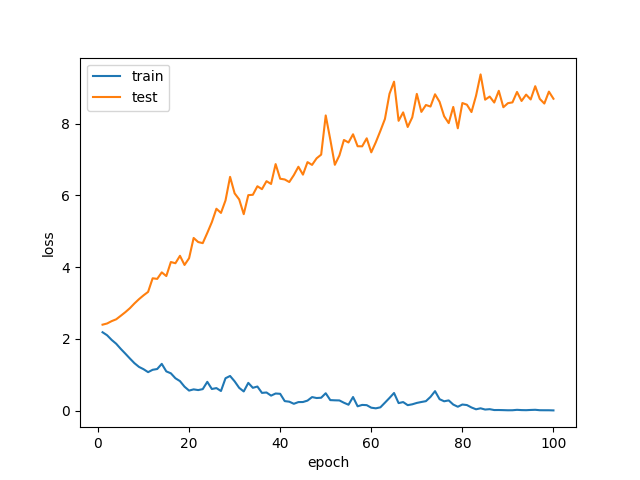

This figure's Python source:
import torch
import torch.nn as nn
import torch.nn.functional as F
import torch.optim as optim
from torch.autograd import Variable
from torch.utils.data.dataset import Dataset
from torch.utils.data import DataLoader
import numpy as np
import matplotlib.pyplot as plt
from torchvision import datasets, transforms


class Data(Dataset):
    def __init__(self, train):
        tmp = datasets.MNIST('./MNIST_data', train=train, download=True,
                            transform=transforms.Compose([
                            transforms.ToTensor(),
                            transforms.Normalize((0.1307,), (0.3081,))
                            ]))
        self._x = []
        self._y = []
        #for i in range(len(tmp)):
        for i in range(1000): # 60000 training data is hard to train, use 1000 instead.
            self._x.append(tmp[i][0])
            
            """ change training data's label to random """
            if (train):
                self._y.append(np.random.randint(10))
            else:
                self._y.append(tmp[i][1])
            
    def __getitem__(self, index):
        return self._x[index], self._y[index]

    def __len__(self):
        return len(self._x)

dset_train = Data(True)
train_loader = DataLoader(dset_train, batch_size=64, num_workers=1)
dset_test = Data(False)
test_loader = DataLoader(dset_test, batch_size=64, num_workers=1)

hidden = 256
class Net(nn.Module):
    def __init__(self):
        super(Net, self).__init__()
        self.fc1 = nn.Linear(1*28*28, hidden)
        self.fc2 = nn.Linear(hidden, hidden)
        self.fc3 = nn.Linear(hidden, 10)

    def forward(self, x):
        x = x.view(-1, 1*28*28)
        x = F.selu(self.fc1(x))
        x = F.selu(self.fc2(x))
        x = self.fc3(x)
        return F.log_softmax(x)

""" initialize """
model = Net()
if torch.cuda.is_available():
    model.cuda()
optimizer = optim.Adam(model.parameters())

def train(epoch):
    model.train()
    for batch_idx, (data, target) in enumerate(train_loader):
        if torch.cuda.is_available():
            data, target = data.cuda(), target.cuda()
        data, target = Variable(data), Variable(target)
        optimizer.zero_grad()
        output = model(data)
        loss = F.nll_loss(output, target)
        loss.backward()
        optimizer.step()


train_loss_plot = []
test_loss_plot = []
epoch_plot = []


def train_loss():
    model.eval()
    train_loss = 0
    for data, target in train_loader:
        if torch.cuda.is_available():
            data, target = data.cuda(), target.cuda()
        data, target = Variable(data, volatile=True), Variable(target)
        output = model(data)
        train_loss += F.nll_loss(output, target, size_average=False).data[0] # sum up batch loss

    train_loss /= len(train_loader.dataset)
    print('\ntrain set: Average loss: {:.4f}\n'.format(train_loss))
    train_loss_plot.append(train_loss)
    model.train()

def test_loss():
    model.eval()
    test_loss = 0
    for data, target in test_loader:
        if torch.cuda.is_available():
            data, target = data.cuda(), target.cuda()
        data, target = Variable(data, volatile=True), Variable(target)
        output = model(data)
        test_loss += F.nll_loss(output, target, size_average=False).data[0] # sum up batch loss
    test_loss /= len(test_loader.dataset)
    print('\nTest set: Average loss: {:.4f}'.format(test_loss))
    test_loss_plot.append(test_loss)
    model.train()

""" train """
for epoch in range(1, 101):
    train(epoch)
    train_loss()
    test_loss()
    epoch_plot.append(epoch)

""" plot """
plt.plot(epoch_plot, train_loss_plot, label='train')
plt.plot(epoch_plot, test_loss_plot, label='test')
plt.legend(loc='upper left')
plt.xlabel("epoch")
plt.ylabel("loss")
plt.savefig("1_3_1.png")
plt.show()